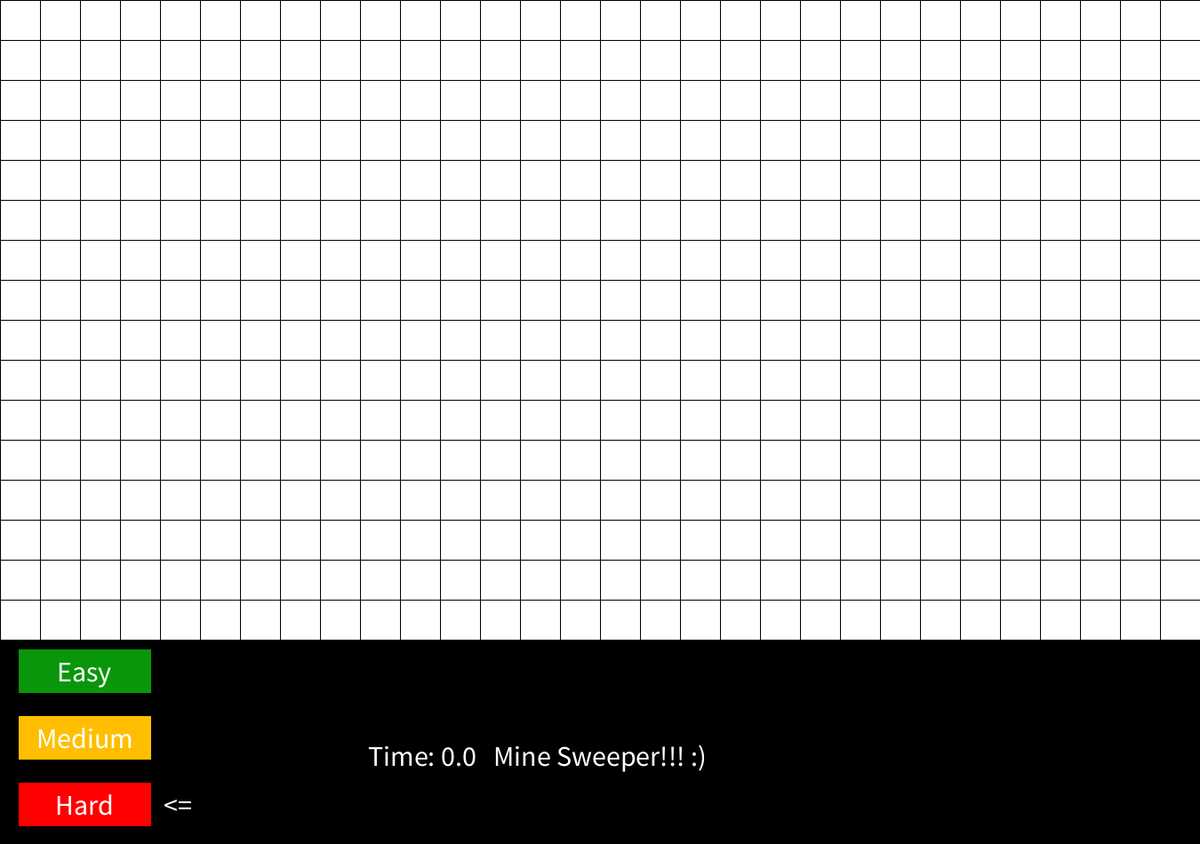
Frame 1 (no input)
Frame 60 (the mouse pressed at the canvas centre just before this capture): identical to frame 1, image omitted
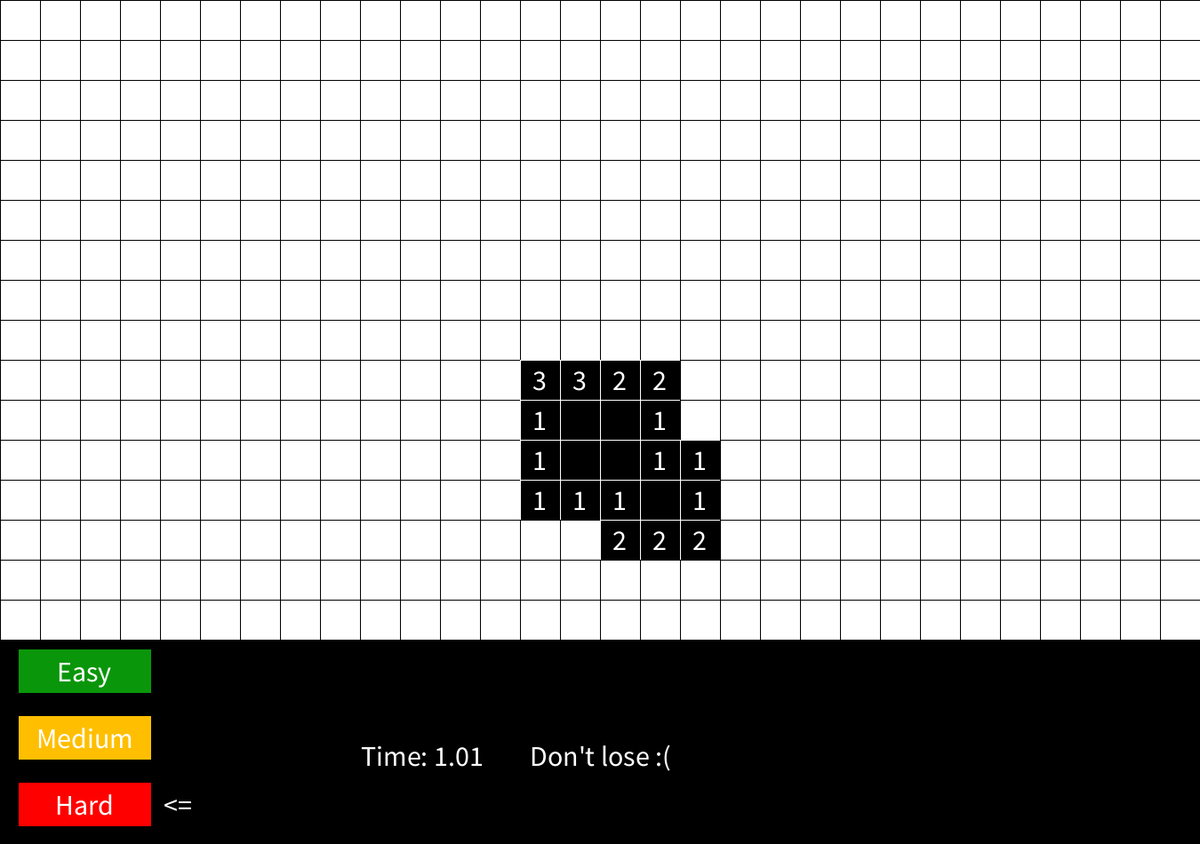
Frame 120 (the mouse held since frame 60 and released just before this capture)

The Processing sketch that drew these frames (run headless with seeded random() and noise(); from frame 60 on, the mouse is pressed at the canvas centre):

// Processing sketch: minesweeper
// ── minesweeper.pde
ArrayList<ArrayList<Cell>> board; // Two dimensional array to keep track of board

Button[] button = new Button[3];

int cellWidth = 900/20;
int difficulty = 2;
int[] sizeWidth = {8,13,30}; // Scale size of board based on difficulty
int[] sizeHeight = {8,15,16}; // ''
int[] bomb = {10,40,99};
int[] surroundX = {-1,-1,0,1,1,1,0,-1}; // Array to check surrounding cells
int[] surroundY = {0,1,1,1,0,-1,-1,-1}; // ''

boolean gameOn = false;
String message;

float time = 0;
float timer = 0;

void setup() {
  size(1350,950);
  
  textAlign(CENTER,CENTER);
  textSize(32);
  
  instantiateBoard(); // Make a board first to avoid null pointer exceptions
  
  message = "Mine Sweeper!!! :)";
  
  // Add buttons
  button[0] = new Button("Easy",20,height-220,color(10,150,10), 0);
  button[1] = new Button("Medium",20,height-145,color(255,191,0), 1);
  button[2] = new Button("Hard",20,height-70,color(255,0,0), 2);
}

void draw() {
  background(0);
  
  drawBoard();
  
  // Draw bottom menu
  for (Button b: button) {
    b.display();
  }
  text("<=",200,button[difficulty].pos.y+25);
  text(message, width/2,height-100);
  
  if (gameOn) timer = millis()-time;
  text("Time: " + timer/1000,width/2-200,height-100);
}

void mousePressed() {
  // Check if the buttons are clicked
  for (Button b: button) {
    b.click();
  }
  
  // Do nothing if clicked below the board
  if (mouseY > sizeHeight[difficulty]*900/20) 
    return;
  
  // Find which cell the mouse is on
  int x = mouseX/cellWidth;
  int y = mouseY/cellWidth;
  
  // Flag cell
  if (mouseButton == RIGHT && !board.get(x).get(y).reveal) {
    board.get(x).get(y).flag = !board.get(x).get(y).flag;
    return;
  }
  
  // Check if flagged
  if (board.get(x).get(y).flag) 
    return;
  
  if (gameOn) {
    // Check the cells around the one clicked
    checkCell(x,y);
    
  } else {
    // On fist click make the board
    makeBoard();
    
    time = millis();
    
    message = "Don't lose :(";
    
    gameOn = true;
    mousePressed(); // Run the click once the board is made
  }
}

void instantiateBoard() {
  // Makes blank board
  
  board = new ArrayList<>(sizeWidth[difficulty]);
  
  for (int i = 0; i < sizeWidth[difficulty]; i++) {
    board.add(new ArrayList<Cell>(sizeHeight[difficulty]));
    for (int j = 0; j < sizeHeight[difficulty]; j++) {
      board.get(i).add(new Cell(i,j));
    }
  }
}

void makeBoard() {
  instantiateBoard();
  
  // Fills blank board with bombs depending on difficulty
  // and assigns numbers to surrounding cells
  
  // Assign bombs
  for (int i = 0; i != bomb[difficulty];) {
    int x = (int)random(0,sizeWidth[difficulty]);
    int y = (int)random(0,sizeHeight[difficulty]);
    if (board.get(x).get(y).value != -1) { // Avoid repeats
      board.get(x).get(y).value = -1;
      i++;
    }
  }
  
  // Assign values to cells
  for (int i = 0; i < sizeWidth[difficulty]; i++) {
    for (int j = 0; j < sizeHeight[difficulty]; j++) {
      if (board.get(i).get(j).value != -1) { // Make sure the selected cell isn't a bomb 
        for (int k = 0; k < 8; k++) { // Check all the surrounding cells
          if (i+surroundX[k] >= 0 &&
              i+surroundX[k] <= sizeWidth[difficulty]-1 &&
              j+surroundY[k] >= 0 &&
              j+surroundY[k] <= sizeHeight[difficulty]-1) { // Make sure that we check cells that are actually there
            if (board.get(i+surroundX[k]).get(j+surroundY[k]).value == -1) {
              board.get(i).get(j).value++;
            }
          }
        }
      }
    }
  }
  
  // Make sure the first cell clicked is 0
  int x = mouseX/cellWidth;
  int y = mouseY/cellWidth;
  
  // If not try again
  if (board.get(x).get(y).value != 0)
    makeBoard();
}

void checkCell(int x, int y) {
  // Checks the clicked cell
  
  if (board.get(x).get(y).value == 0) { // If the cell is empty recursively check surrounding cells
    for (int i = 0; i < 8; i++) {
      if (x+surroundX[i] >= 0 && 
          x+surroundX[i] <= sizeWidth[difficulty]-1 && 
          y+surroundY[i] >= 0 && 
          y+surroundY[i] <= sizeHeight[difficulty]-1 && 
          (!board.get(x+surroundX[i]).get(y+surroundY[i]).reveal || !board.get(x).get(y).reveal)
         ) { // Check surrounding cells
        board.get(x).get(y).reveal = true;
        checkCell(x+surroundX[i], y+surroundY[i]);
      }
    }
  } else if (board.get(x).get(y).value > 0 && !board.get(x).get(y).flag) { // Reveal cell if the value is > 0
    board.get(x).get(y).reveal = true;
  } else if (board.get(x).get(y).value < 0) { // If the cell is a bomb end the game
    gameOn = false;
    message = "You suck Poopoo";
  }
  
}

void drawBoard() {
  // Draws everything to the board in order of appearance
  
  for (int i = 0; i < board.size(); i++) {
    for (int j = 0; j < board.get(i).size(); j++) {
      // Cell's border
      stroke(255);
      fill(0);
      rect(i*cellWidth,j*cellWidth,cellWidth,cellWidth);
      
      // Cell's value if it's not 0
      fill(255);
      if (board.get(i).get(j).value != 0) 
        text(board.get(i).get(j).value,i*cellWidth+cellWidth/2,j*cellWidth+cellWidth/2);
      
      // Cell's cover if it's not yet revealed
      if (!board.get(i).get(j).reveal) {
        stroke(0);
        fill(255);
        rect(i*cellWidth,j*cellWidth,cellWidth,cellWidth);
      }
      
      // Flag if there is one
      if (board.get(i).get(j).flag) {
        fill(255,0,0);
        text("F",i*cellWidth+cellWidth/2,j*cellWidth+cellWidth/2);
      }
      
      // Show all the bombs once the game ends
      if (!gameOn && board.get(i).get(j).value == -1) {
        fill(0);
        circle(i*cellWidth+cellWidth/2,j*cellWidth+cellWidth/2,30);
      }
    }
  }
}

// ── Button.pde
class Button {
  PVector pos;
  float w,h;
  String text;
  color col;
  int type;
  
  Button(String text, float x, float y, color col, int type) {
    pos = new PVector(x,y);
    
    w = 150;
    h = 50;
    this.type = type;
    
    this.text = text;
    
    this.col = col;
  }
  
  void display() {
    fill(col);
    rect(pos.x,pos.y,w,h);
    fill(255);
    text(text,pos.x+w/2,pos.y+h/2);
  }
  
  void click() {
    if (mouseX >= pos.x &&
        mouseX <= pos.x+w &&
        mouseY >= pos.y &&
        mouseY <= pos.y+h &&
        !gameOn
       ) {
      difficulty = type; // If clicked set the difficulty
      instantiateBoard();
    }
  }
}

// ── Cell.pde
class Cell {
  int x;
  int y;
  int value;
  
  boolean reveal;
  boolean flag;
  
  Cell(int x, int y) {
    this.x = x;
    this.y = y;
    value = 0;
    
    reveal = false;
    flag = false;
  }
}
